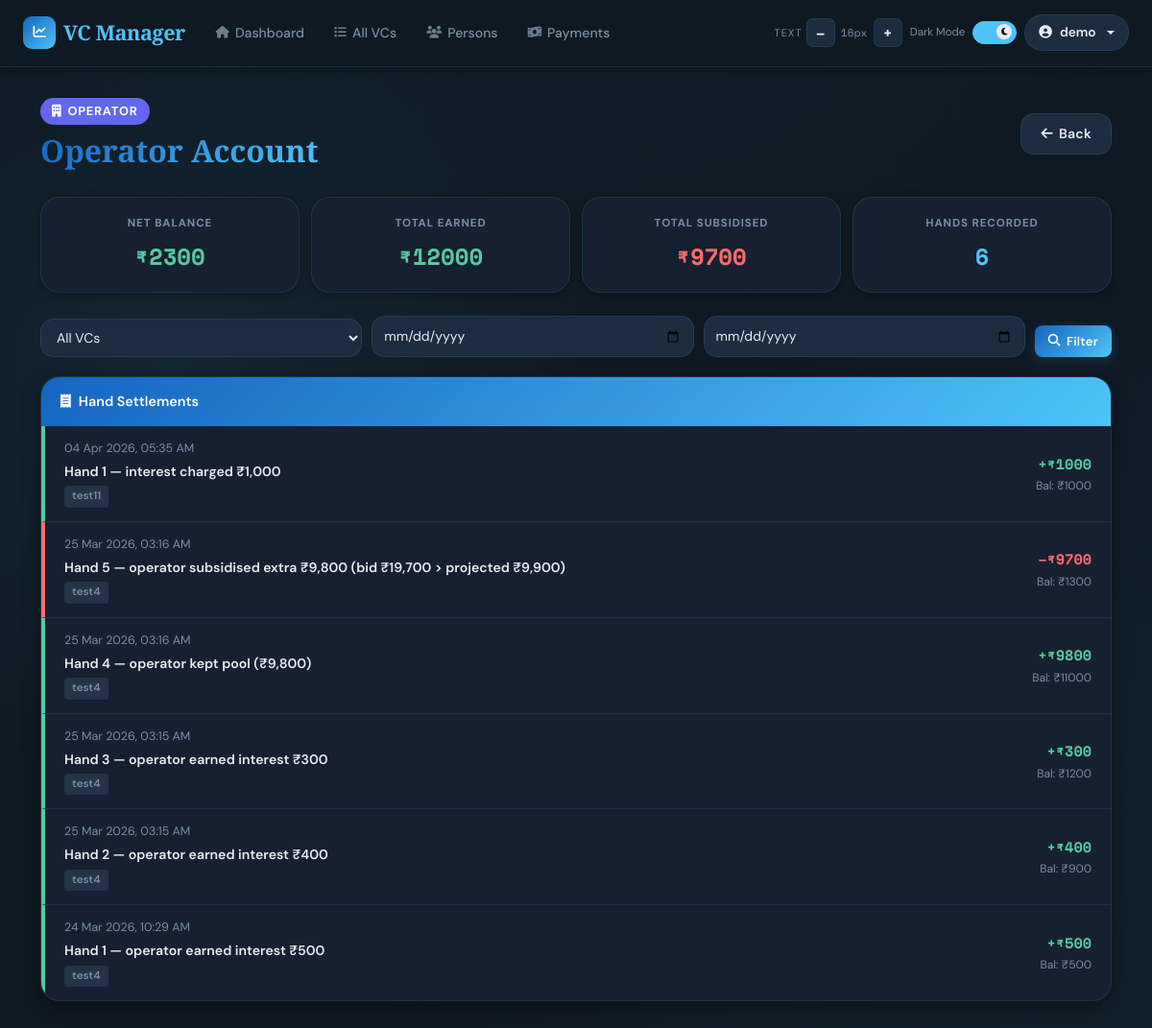
The page /ledger/operator (signed in) on the database as committed earlier.
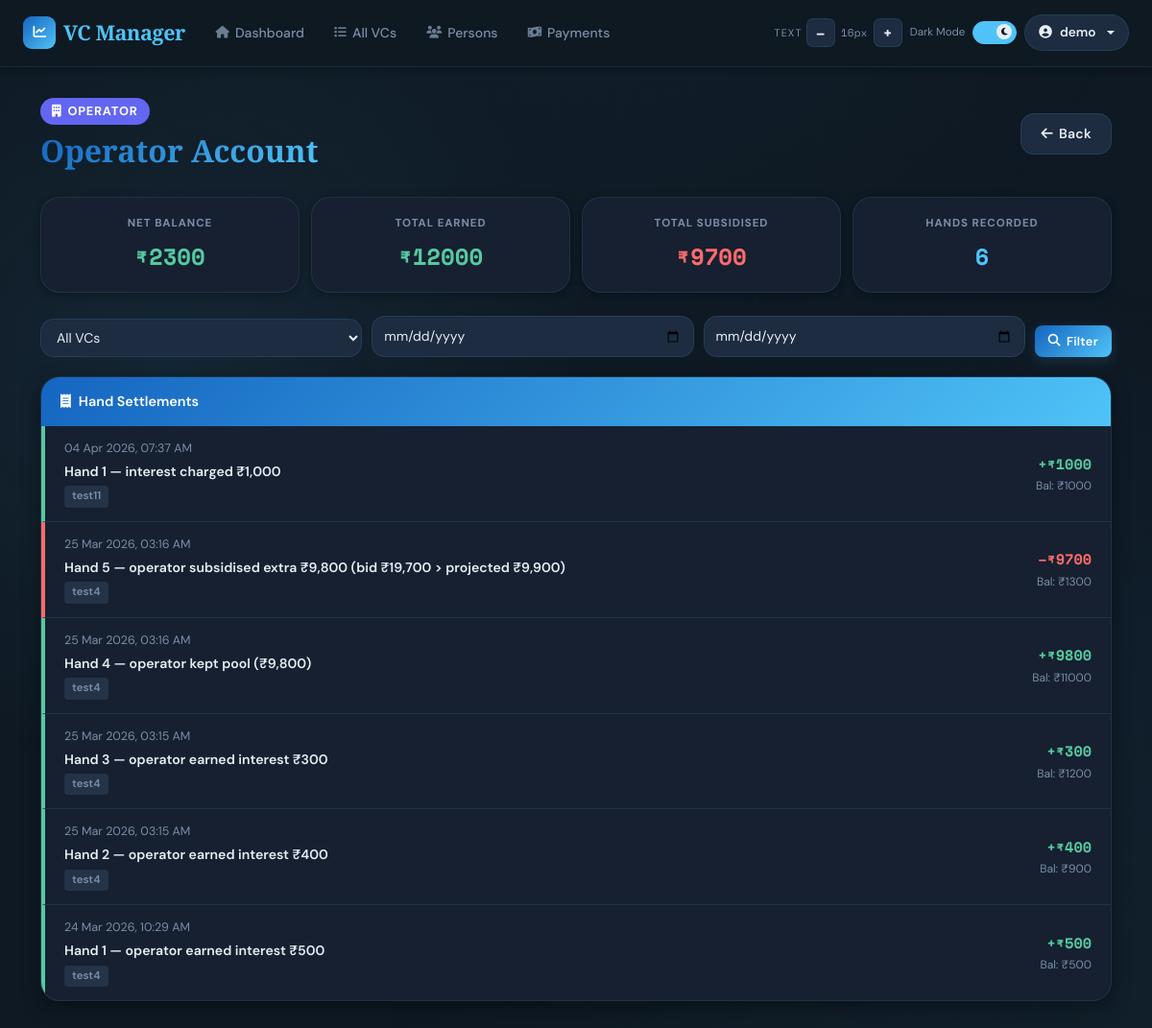
The same page on the database as committed later.
### app/models/user.py (models this page shows, shortened)
class User(UserMixin, db.Model):
    __tablename__ = 'users'
    id = db.Column(db.Integer, primary_key=True)
    email = db.Column(db.String(120), unique=True, nullable=False, index=True)
    name = db.Column(db.String(120), nullable=False)
    password_hash = db.Column(db.String(255), nullable=True)  # Nullable for OAuth-only users
    google_id = db.Column(db.String(255), unique=True, nullable=True)  # For OAuth users
    created_at = db.Column(db.DateTime, default=datetime.utcnow)
    last_login = db.Column(db.DateTime, nullable=True)
    vcs = db.relationship('VC', backref='user', lazy=True, cascade='all, delete-orphan')
    persons = db.relationship('Person', backref='user', lazy=True, cascade='all, delete-orphan')

### app/models/ledger.py (models this page shows)
class LedgerEntry(db.Model):
    __tablename__ = 'ledger_entries'
    id = db.Column(db.Integer, primary_key=True)
    person_id = db.Column(db.Integer, db.ForeignKey('persons.id'), nullable=True, index=True)
    vc_id = db.Column(db.Integer, db.ForeignKey('vcs.id'), nullable=True, index=True)
    date = db.Column(db.DateTime, nullable=False, default=datetime.utcnow)
    narration = db.Column(db.Text, nullable=False)
    debit = db.Column(db.Float, default=0)
    credit = db.Column(db.Float, default=0)
    balance = db.Column(db.Float, default=0)
    created_at = db.Column(db.DateTime, default=datetime.utcnow)
    vc = db.relationship('VC', foreign_keys=[vc_id], back_populates='ledger_entries', lazy=True)

### app/models/vc.py (models this page shows, shortened)
class VC(db.Model):
    __tablename__ = 'vcs'
    id           = db.Column(db.Integer, primary_key=True)
    user_id      = db.Column(db.Integer, db.ForeignKey('users.id'), nullable=False, index=True)
    vc_number    = db.Column(db.Integer, unique=True, nullable=False)
    name         = db.Column(db.String(100), nullable=False)
    start_date   = db.Column(db.DateTime, nullable=False, default=lambda: datetime.now(timezone.utc))
    amount       = db.Column(db.Float, nullable=False)
    tenure       = db.Column(db.Integer, nullable=False)
    current_hand = db.Column(db.Integer, default=1)
    narration    = db.Column(db.Text)
    status       = db.Column(db.Enum(PaymentStatus, native_enum=False), default=PaymentStatus.PENDING)
    min_interest = db.Column(db.Float, nullable=False, default=0.0)
    created_at   = db.Column(db.DateTime, default=lambda: datetime.now(timezone.utc))
    updated_at   = db.Column(db.DateTime, default=lambda: datetime.now(timezone.utc),
                             onupdate=lambda: datetime.now(timezone.utc))
    hands          = db.relationship('VCHand',      backref='vc', lazy=True, cascade='all, delete-orphan')
    payments       = db.relationship('Payment',     backref='vc', lazy=True, cascade='all, delete-orphan')
    ledger_entries = db.relationship('LedgerEntry', back_populates='vc', lazy=True)
    members        = db.relationship('Person', secondary=vc_members, backref='vcs')

### app/routes/ledger.py (the view)
@ledger_bp.route('/operator')
@login_required
def operator_ledger():
    from_date = request.args.get('from_date')
    to_date   = request.args.get('to_date')
    vc_id     = request.args.get('vc_id', type=int)
    user_vc_ids = [v.id for v in VC.query.filter_by(user_id=current_user.id).all()]
    if not user_vc_ids:
        return render_template('ledger/operator.html', entries=[], vcs=[],
                          total_credits=0, total_debits=0, net_balance=0)
    query = LedgerEntry.query.filter(
        LedgerEntry.person_id.is_(None),
        LedgerEntry.vc_id.in_(user_vc_ids)
    )
    if vc_id:
        query = query.filter(LedgerEntry.vc_id == vc_id)
    if from_date:
        query = query.filter(LedgerEntry.date >= datetime.strptime(from_date + ' 00:00:00', '%Y-%m-%d %H:%M:%S'))
    if to_date:
        query = query.filter(LedgerEntry.date <= datetime.strptime(to_date + ' 23:59:59', '%Y-%m-%d %H:%M:%S'))
    entries = query.order_by(LedgerEntry.date.desc()).all()
    entries = [e for e in entries if e is not None]
    vcs = VC.query.filter_by(user_id=current_user.id).order_by(VC.vc_number).all()
    total_credits = sum(float(e.credit or 0) for e in entries)
    total_debits  = sum(float(e.debit  or 0) for e in entries)
    net_balance   = total_credits - total_debits
    return render_template(
        'ledger/operator.html',
        entries=entries,
        vcs=vcs,
        total_credits=total_credits,
        total_debits=total_debits,
        net_balance=net_balance,
    )

### templates/ledger/operator.html (shortened to what this page needs)
{% extends "base.html" %}
{% block content %}
<div class="page-header">
    <div>
        <span class="operator-badge"><i class="fas fa-building"></i>Operator</span>
        <h1 class="page-title">Operator Account</h1>
    </div>
    <a href="{{ url_for('dashboard.index') }}" class="btn btn-secondary">
        <i class="fas fa-arrow-left"></i>Back
    </a>
</div>
<div class="summary-strip">
    <div class="summary-card">
        <div class="summary-label">Net Balance</div>
        <div class="summary-value {{ 'positive' if net_balance >= 0 else 'negative' }}">
            ₹{{ "%.0f"|format(net_balance) }}
        </div>
    </div>
    <div class="summary-card">
        <div class="summary-label">Total Earned</div>
        <div class="summary-value credit">₹{{ "%.0f"|format(total_credits) }}</div>
    </div>
    <div class="summary-card">
        <div class="summary-label">Total Subsidised</div>
        <div class="summary-value debit">₹{{ "%.0f"|format(total_debits) }}</div>
    </div>
    <div class="summary-card">
        <div class="summary-label">Hands Recorded</div>
        <div class="summary-value neutral">{{ entries|length }}</div>
    </div>
</div>
<form method="GET" class="filter-bar">
    <select name="vc_id">
        <option value="">All VCs</option>
    </select>
    <input type="date" name="from_date" value="{{ request.args.get('from_date', '') }}" placeholder="From">
    <input type="date" name="to_date"   value="{{ request.args.get('to_date', '') }}"   placeholder="To">
    <button type="submit" class="btn btn-primary btn-sm"><i class="fas fa-search"></i>Filter</button>
</form>
<div class="entries-card">
    <div class="entries-header">
        <i class="fas fa-receipt"></i>Hand Settlements
    </div>
    {% if entries %}
        {% for entry in entries %}
        <div class="entry-row {{ 'credit' if entry.credit > 0 else 'debit' }}">
            <div class="entry-left">
                <div class="entry-date">{{ entry.date.strftime('%d %b %Y, %I:%M %p') }}</div>
                <div class="entry-narr">{{ entry.narration }}</div>
                {% if entry.vc %}
                    <span class="entry-vc">{{ entry.vc.name }}</span>
                {% endif %}
            </div>
            <div class="entry-right">
                <div class="entry-amount">
                    {% if entry.credit > 0 %}
                        <span style="color:var(--success);">+₹{{ "%.0f"|format(entry.credit) }}</span>
                    {% else %}
                        <span style="color:var(--danger);">–₹{{ "%.0f"|format(entry.debit) }}</span>
                    {% endif %}
                </div>
                <div class="entry-bal">Bal: ₹{{ "%.0f"|format(entry.balance) }}</div>
            </div>
        </div>
        {% endfor %}
    {% else %}
        <div class="empty-state">
            <i class="fas fa-inbox"></i>
            <p>No entries yet. Operator settlements are recorded automatically when hands are distributed.</p>
        </div>
    {% endif %}
</div>
{% endblock %}

### templates/base.html (shortened to what this page needs)
<!DOCTYPE html>
<html lang="en" data-theme="dark">
<head>
    <link href="https://cdnjs.cloudflare.com/ajax/libs/font-awesome/6.5.0/css/all.min.css" rel="stylesheet">
    <link href="https://cdn.jsdelivr.net/npm/bootstrap@5.3.0/dist/css/bootstrap.min.css" rel="stylesheet">
    <link rel="stylesheet" href="https://cdn.jsdelivr.net/npm/swiper@11/swiper-bundle.min.css" />
</head>
<body>
<nav class="navbar navbar-expand-lg" role="navigation" aria-label="Main navigation">
    <div class="container-fluid px-4">
        <a class="navbar-brand" href="{{ url_for('dashboard.index') }}">
            <div class="brand-icon" aria-hidden="true"><i class="fas fa-chart-line"></i></div>
            VC Manager
        </a>
        <div class="collapse navbar-collapse" id="navbarNav">
            {% if current_user.is_authenticated %}
            <ul class="navbar-nav me-auto d-none d-md-flex">
                <li class="nav-item"><a class="nav-link" href="{{ url_for('dashboard.index') }}"><i class="fas fa-home"></i>Dashboard</a></li>
                <li class="nav-item"><a class="nav-link" href="{{ url_for('vc.vcs_list') }}"><i class="fas fa-list"></i>All VCs</a></li>
                <li class="nav-item"><a class="nav-link" href="{{ url_for('person.persons') }}"><i class="fas fa-users"></i>Persons</a></li>
                <li class="nav-item"><a class="nav-link" href="{{ url_for('payment.record_payment') }}"><i class="fas fa-money-bill-wave"></i>Payments</a></li>
            </ul>
            {% endif %}
            <div class="d-flex align-items-center ms-auto gap-2 mt-2 mt-lg-0">
                <div class="d-flex align-items-center gap-1" role="toolbar" aria-label="Font size">
                    <span class="a11y-label d-none d-xl-inline">Text</span>
                    <button class="fs-btn" id="fsDecrease" aria-label="Decrease font size">–</button>
                    <span class="fs-display" id="fsDisplay" aria-live="polite">16px</span>
                    <button class="fs-btn" id="fsIncrease" aria-label="Increase font size">+</button>
                </div>
                <div class="d-flex align-items-center gap-2" aria-label="Theme">
                    <span class="toggle-label-text d-none d-xl-inline" id="themeLabel">Dark</span>
                    <label class="toggle-switch" aria-label="Toggle light/dark mode">
                        <div class="toggle-track"></div>
                        <div class="toggle-thumb"><i class="fas fa-moon" id="toggleIcon"></i></div>
                    </label>
                </div>
                {% if current_user.is_authenticated %}
                <div class="dropdown">
                    <button class="user-btn dropdown-toggle" type="button" data-bs-toggle="dropdown" aria-expanded="false">
                        <i class="fas fa-user-circle"></i>
                        <span class="d-none d-sm-inline">{{ current_user.name }}</span>
                    </button>
                </div>
                {% endif %}
            </div>
        </div>
    </div>
</nav>
<main class="main-content" role="main">
    <div class="container">
        {% block content %}{% endblock %}
    </div>
</main>
</body>
</html>

### templates/ledger/operator.html (style rules this page uses)
.page-header { display: flex; justify-content: space-between; align-items: center; gap: 16px; margin-bottom: 28px; flex-wrap: wrap; }
.page-title { font-family: 'Playfair Display', serif; font-size: clamp(1.5rem, 3vw, 2rem); font-weight: 700; background: var(--grad-header); -webkit-background-clip: text; -webkit-text-fill-color: transparent; background-clip: text; margin: 0; }
.operator-badge { background: #6366f1; color: #fff; padding: 4px 12px; border-radius: 30px; font-size: 0.8rem; font-weight: 700; letter-spacing: 0.06em; text-transform: uppercase; display: inline-flex; align-items: center; gap: 6px; margin-bottom: 8px; }
.summary-strip { display: grid; grid-template-columns: repeat(auto-fit, minmax(160px, 1fr)); gap: 12px; margin-bottom: 24px; }
.summary-card { background: var(--surface); border: 1px solid var(--border); border-radius: var(--radius-lg); padding: 18px 20px; text-align: center; box-shadow: var(--shadow-sm); }
.summary-label { font-size: 0.72rem; font-weight: 700; text-transform: uppercase; letter-spacing: 0.08em; color: var(--text-muted); margin-bottom: 6px; }
.summary-value { font-family: 'Space Mono', monospace; font-size: 1.5rem; font-weight: 700; }
.summary-value.positive { color: var(--success); }
.summary-value.credit { color: var(--success); }
.summary-value.debit { color: var(--danger); }
.summary-value.neutral { color: var(--accent); }
.filter-bar { display: flex; gap: 10px; margin-bottom: 20px; flex-wrap: wrap; align-items: flex-end; }
.filter-bar select, .filter-bar input[type="date"] { background: var(--surface2); color: var(--text); border: 1.5px solid var(--border); border-radius: var(--radius-md); padding: 9px 12px; font-size: 0.875rem; font-family: 'DM Sans', sans-serif; flex: 1; min-width: 140px; }
.entries-card { background: var(--surface); border: 1px solid var(--border); border-radius: var(--radius-lg); overflow: hidden; box-shadow: var(--shadow-md); }
.entries-header { background: var(--grad-header); color: #fff; padding: 14px 20px; font-weight: 600; font-size: 0.9rem; display: flex; align-items: center; gap: 8px; }
.entry-row { display: flex; justify-content: space-between; align-items: center; padding: 14px 20px; border-bottom: 1px solid var(--border); gap: 16px; transition: background var(--transition); }
.entry-row:last-child { border-bottom: none; }
.entry-row.credit { border-left: 4px solid var(--success); }
.entry-row.debit { border-left: 4px solid var(--danger); }
.entry-left { flex: 1; min-width: 0; }
.entry-date { font-size: 0.78rem; color: var(--text-muted); margin-bottom: 2px; }
.entry-narr { font-weight: 600; font-size: 0.88rem; color: var(--text); }
.entry-vc { display: inline-block; margin-top: 3px; background: var(--surface3); color: var(--text-muted); padding: 2px 8px; border-radius: 4px; font-size: 0.72rem; font-weight: 600; }
.entry-right { text-align: right; flex-shrink: 0; }
.entry-amount { font-family: 'Space Mono', monospace; font-weight: 700; font-size: 0.95rem; }
.entry-bal { font-size: 0.75rem; color: var(--text-muted); margin-top: 2px; }

Rows that differ between the two databases and show on the page:
changed LedgerEntry "Hand 1 — interest charged ₹1,000": date "04 Apr 2026, 05:35 AM" → "04 Apr 2026, 07:37 AM"
